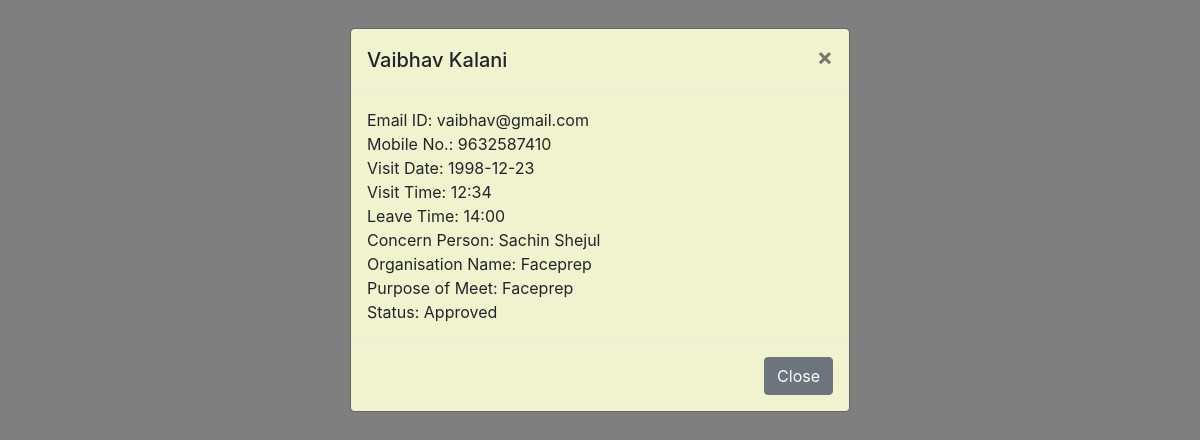
The app's page /Project/exp.php?id=3 with its own data.
### tables this page shows
CREATE TABLE `visitors` (
  `ID` int(11) NOT NULL,
  `Name` text NOT NULL,
  `Address` varchar(50) NOT NULL,
  `Email_ID` varchar(100) NOT NULL,
  `Contact_No` text NOT NULL,
  `Gender` text NOT NULL,
  `Organisation_Name` text NOT NULL,
  `Visit_Date` varchar(100) NOT NULL,
  `Visit_Time` varchar(100) NOT NULL,
  `Leave_Time` varchar(100) NOT NULL,
  `Concern_Person` varchar(100) NOT NULL,
  `Purpose` varchar(100) NOT NULL,
  `Status` text NOT NULL
);

### Project/exp.php (the view, shortened to what this page needs)
<?php
include("dbconn.php");
 $id = mysqli_real_escape_string($conn,$_GET['id']);
 $query = "SELECT * FROM visitors WHERE id = ".$id;
 $result = mysqli_query($conn,$query);
 $visitor = mysqli_fetch_assoc($result);
?>
<!DOCTYPE html>
<html>
<head>
		<link rel="stylesheet" href="https://maxcdn.bootstrapcdn.com/bootstrap/4.0.0/css/bootstrap.min.css">
</head>
<body>
 <div class="modal fade" id="MyModal" tabindex="-1" role="dialog" aria-labelledby="MyModal" aria-hidden="true">
			  <div class="modal-dialog" role="document">
			    <div class="modal-content" style="background-color: #F1F3CE">
			      <div class="modal-header">
			        <h5 class="modal-title" id="MyModal"><?php echo $visitor['Name']; ?></h5>
			        <button type="button" class="close" data-dismiss="modal" aria-label="Close">
			          <span aria-hidden="true">&times;</span>
			        </button>
			      </div>
			      <div class="modal-body">
			      	Email ID: <?php echo $visitor['Email_ID']; ?><br>
			      	Mobile No.: <?php echo $visitor['Contact_No']; ?><br>
			        Visit Date: <?php echo $visitor['Visit_Date']; ?><br>
     				Visit Time: <?php echo $visitor['Visit_Time']; ?><br>
			      	Leave Time: <?php echo $visitor['Leave_Time']; ?><br>
     				Concern Person: <?php echo $visitor['Concern_Person']; ?><br>
			      	Organisation Name: <?php echo $visitor['Organisation_Name']; ?><br>
			 	 	Purpose of Meet: <?php echo $visitor['Purpose']; ?><br>
			 	 	Status: <?php echo $visitor['Status']; ?><br>
			      </div>
			      <div class="modal-footer">
			        <button type="button" class="btn btn-secondary" data-dismiss="modal">Close</button>
			      </div>
			    </div>
			  </div>
     </div>
</body>
</html>

### records on screen
visitors: Name "Vaibhav Kalani", Email_ID "vaibhav@gmail.com", Contact_No "9632587410", Visit_Date "1998-12-23", Visit_Time "12:34", Leave_Time "14:00", Concern_Person "Sachin Shejul", Organisation_Name "Faceprep", Purpose "Faceprep", Status "Approved"
